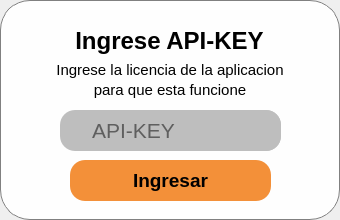
<?xml version="1.0" encoding="UTF-8"?>
<ui version="4.0">
 <class>PopUpApiKey</class>
 <widget class="QMainWindow" name="PopUpApiKey">
  <property name="geometry">
   <rect>
    <x>0</x>
    <y>0</y>
    <width>340</width>
    <height>220</height>
   </rect>
  </property>
  <property name="focusPolicy">
   <enum>Qt::NoFocus</enum>
  </property>
  <property name="windowTitle">
   <string>API-KEY - Abaxfem</string>
  </property>
  <property name="windowIcon">
   <iconset resource="resources.qrc">
    <normaloff>:/Images/ResourcesFolder/Imagenes/Logo_Lineas.png</normaloff>:/Images/ResourcesFolder/Imagenes/Logo_Lineas.png</iconset>
  </property>
  <widget class="QWidget" name="centralwidget">
   <property name="styleSheet">
    <string notr="true">QWidget {
background-color : rgba(255, 255, 255, 240);
border-radius:30;
border:1px solid gray;
}</string>
   </property>
   <widget class="QLabel" name="label">
    <property name="geometry">
     <rect>
      <x>29</x>
      <y>20</y>
      <width>281</width>
      <height>41</height>
     </rect>
    </property>
    <property name="font">
     <font>
      <family>Arial</family>
      <pointsize>18</pointsize>
      <italic>false</italic>
      <bold>true</bold>
      <kerning>true</kerning>
     </font>
    </property>
    <property name="styleSheet">
     <string notr="true">QLabel{
background-color: rgba(255, 255, 255, 0);
border:0px;
}</string>
    </property>
    <property name="text">
     <string>Ingrese API-KEY</string>
    </property>
    <property name="alignment">
     <set>Qt::AlignCenter</set>
    </property>
   </widget>
   <widget class="QLabel" name="label_4">
    <property name="geometry">
     <rect>
      <x>40</x>
      <y>60</y>
      <width>260</width>
      <height>20</height>
     </rect>
    </property>
    <property name="font">
     <font>
      <family>Arial</family>
      <pointsize>11</pointsize>
     </font>
    </property>
    <property name="styleSheet">
     <string notr="true">border:0px;
background-color: rgba(0, 0, 0, 0);</string>
    </property>
    <property name="text">
     <string>Ingrese la licencia de la aplicacion</string>
    </property>
    <property name="alignment">
     <set>Qt::AlignCenter</set>
    </property>
   </widget>
   <widget class="QPushButton" name="pb_exit">
    <property name="geometry">
     <rect>
      <x>300</x>
      <y>10</y>
      <width>21</width>
      <height>21</height>
     </rect>
    </property>
    <property name="styleSheet">
     <string notr="true">QPushButton{
	background-color: rgba(255, 255, 255, 0);
	image: url(:/Icons/ResourcesFolder/featherIcons/x-square.svg);
border:0px;
}
QPushButton:hover{
	background-color: rgba(200, 200, 200, 120);
	border-radius: 6px
}

QPushButton:pressed{
	background-color: rgba(180, 180, 180, 150);
	border-radius: 6px
}</string>
    </property>
    <property name="text">
     <string/>
    </property>
   </widget>
   <widget class="QPushButton" name="pb_aceptar">
    <property name="geometry">
     <rect>
      <x>70</x>
      <y>160</y>
      <width>201</width>
      <height>41</height>
     </rect>
    </property>
    <property name="font">
     <font>
      <family>Arial</family>
      <pointsize>14</pointsize>
      <italic>false</italic>
      <bold>true</bold>
      <underline>false</underline>
      <strikeout>false</strikeout>
     </font>
    </property>
    <property name="styleSheet">
     <string notr="true">QPushButton{
	border-radius:15px;
	color: rgb(0, 0, 0);
	background-color: rgba(240, 120, 14, 210);
border:0px;
}
QPushButton:hover{
	background-color: rgba(255, 135, 29, 230);
}
QPushButton:pressed{
	background-color: rgba(255, 135, 29, 255);
}</string>
    </property>
    <property name="text">
     <string>Ingresar</string>
    </property>
   </widget>
   <widget class="QFrame" name="frame_2">
    <property name="geometry">
     <rect>
      <x>60</x>
      <y>110</y>
      <width>221</width>
      <height>41</height>
     </rect>
    </property>
    <property name="styleSheet">
     <string notr="true">border-radius:15px;
color: rgb(0, 0, 0);
background-color: rgb(190, 190, 190);
border:0px;</string>
    </property>
    <property name="frameShape">
     <enum>QFrame::StyledPanel</enum>
    </property>
    <property name="frameShadow">
     <enum>QFrame::Raised</enum>
    </property>
   </widget>
   <widget class="QLineEdit" name="txtApiKey">
    <property name="geometry">
     <rect>
      <x>90</x>
      <y>110</y>
      <width>191</width>
      <height>41</height>
     </rect>
    </property>
    <property name="font">
     <font>
      <family>Arial</family>
      <pointsize>16</pointsize>
      <bold>false</bold>
     </font>
    </property>
    <property name="styleSheet">
     <string notr="true">border-radius:15px;
color: rgb(0, 0, 0);
background-color: rgb(190, 190, 190);
border:0px;</string>
    </property>
    <property name="text">
     <string/>
    </property>
    <property name="maxLength">
     <number>22</number>
    </property>
    <property name="echoMode">
     <enum>QLineEdit::Password</enum>
    </property>
    <property name="cursorPosition">
     <number>0</number>
    </property>
    <property name="alignment">
     <set>Qt::AlignLeading|Qt::AlignLeft|Qt::AlignVCenter</set>
    </property>
    <property name="placeholderText">
     <string>API-KEY</string>
    </property>
    <property name="cursorMoveStyle">
     <enum>Qt::LogicalMoveStyle</enum>
    </property>
   </widget>
   <widget class="QLabel" name="label_2">
    <property name="geometry">
     <rect>
      <x>66</x>
      <y>120</y>
      <width>21</width>
      <height>21</height>
     </rect>
    </property>
    <property name="styleSheet">
     <string notr="true">image: url(:/Icons/ResourcesFolder/featherIcons/alert-circle.svg);
background-color: rgb(190, 190, 190);
border-radius: 10px;
border:0px;</string>
    </property>
    <property name="text">
     <string/>
    </property>
   </widget>
   <widget class="QLabel" name="label_5">
    <property name="geometry">
     <rect>
      <x>40</x>
      <y>80</y>
      <width>260</width>
      <height>20</height>
     </rect>
    </property>
    <property name="font">
     <font>
      <family>Arial</family>
      <pointsize>11</pointsize>
     </font>
    </property>
    <property name="styleSheet">
     <string notr="true">border:0px;
background-color: rgba(0, 0, 0, 0);</string>
    </property>
    <property name="text">
     <string>para que esta funcione</string>
    </property>
    <property name="alignment">
     <set>Qt::AlignCenter</set>
    </property>
   </widget>
  </widget>
 </widget>
 <resources>
  <include location="resources.qrc"/>
 </resources>
 <connections/>
</ui>
